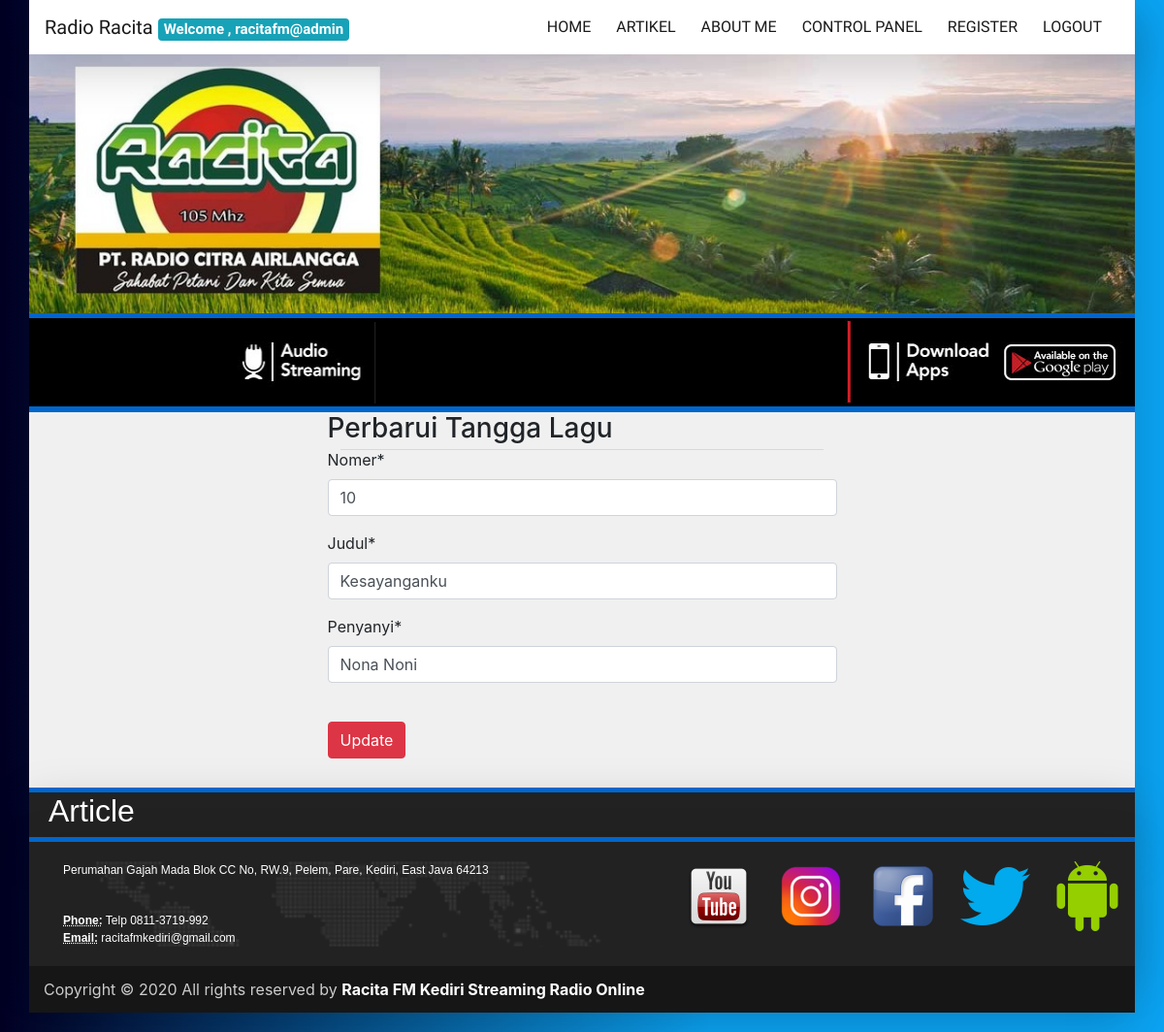
The page /articles/songupdate/2 (signed in) on the database its author committed.
### article/models.py (models this page shows, shortened)
class Song(models.Model):
    penyanyi = models.CharField(max_length = 100,verbose_name = "Penyanyi")
    judul = models.CharField(max_length = 100,verbose_name = "Judul")
    tipe = models.CharField(max_length = 100,verbose_name = "Tipe")
    tglupdate = models.DateTimeField(auto_now_add=True,verbose_name="Tgl Update")
    nomer = models.IntegerField(verbose_name="Nomer")
    class Meta:
        ordering = ['nomer']

### article/views.py (the view)
# urls.py: path('songupdate/<int:id>',views.updateSong,name = "songupdate"),
@login_required(login_url = "user:login")
def updateSong(request,id):
    print('hasil id:',id)
    song = get_object_or_404(Song,id = id)
    print('hasil tipe:',song.tipe)
    form = SongForm(request.POST or None,request.FILES or None,instance = song)
    if form.is_valid():
        song = form.save(commit=False)
        song.save()
        messages.success(request,"update tangga lagu berhasil diperbarui")
        return redirect(reverse("article:dashboard_new",kwargs={"input":song.tipe}))
    return render(request,"songupdate.html",{"form":form})

### article/forms.py
class SongForm(forms.ModelForm):
    class Meta:
        model = Song
        fields = ["nomer","judul","penyanyi"]

### templates/songupdate.html (shortened to what this page needs)
{% extends "layout.html" %}
{% block body %}
{% load crispy_forms_tags %}
<div class="row">
    <div class="col-md-6 offset-md-3">
        <h3>Perbarui Tangga Lagu</h3>
        <hr>
        <form method = "post" enctype="multipart/form-data">
            {{form|crispy}}
            <br>
            <button type = "submit" class = "btn btn-danger">Update</button>
        </form>
    </div>
  </div>
{% endblock body %}

### templates/includes/navbar.html (shortened to what this page needs)
<nav class="navbar navbar-expand-lg navbar-light bg-grey shadow-lg">
      <a class="navbar-brand" href="{% url 'index'  %}">Radio Racita
        {% if request.user.is_authenticated %} <span class="badge badge-info">Welcome ,
          {{request.user.username}} </span> {% else %} <span class="badge badge-primary">New</span> {% endif %}
      </a>
          <div class="collapse navbar-collapse" id="navbarCollapse">
              <ul class="navbar-nav ml-auto">
                <li class="nav-item active">
                  <a class="nav-link" href="{% url 'index'  %}">Home</a>
                </li>
                <li class="nav-item active">
                    <a class="nav-link" href="{% url 'article:articles'  %}">Artikel</a>
                </li>
                <li class="nav-item active">
                  <a class="nav-link" href="{% url 'about'  %}">About Me</a>
                </li>
              {% if request.user.is_authenticated %}
              <li class="nav-item active">
                <a class="nav-link" href="{% url 'article:dashboard'  %}">Control Panel</a>
              </li>
              <li class="nav-item active">
                <a class="nav-link" href="{% url 'user:register'  %}">Register</a>
              </li>
              <li class="nav-item active">
                <a class="nav-link" href="{% url 'user:logout'  %}">Logout</a>
              </li>
              {% else %}
              <li class="nav-item active">
                <a class="nav-link" href="{% url 'user:login'  %}">Login</a>
              </li>
              {% endif %}
              </ul>
            </div>
</nav>

### static/css/style.css (style rules this page uses)
.nav-link { text-transform: uppercase; margin-right: 10px; }
.navbar { margin-left: -15px; margin-right: -15px; z-index: 1; font-family: 'Viga', sans-serif; background-color: white; }
hr { width: 95%; margin-top:-4px; margin-bottom:-2px; }
@media (min-width:992px) { body { background: linear-gradient(90deg, rgba(2,0,36,1) 0%, rgba(11,164,244,1) 61%); } }
@media (min-width:992px) { .nav-link { height: 40px; text-transform: uppercase; margin-right: 10px; } }

### rows shown on the page
Song: nomer "10", judul "Kesayanganku", penyanyi "Nona Noni"

### other values the page prints
{{ request.user.username }} "racitafm@admin"
